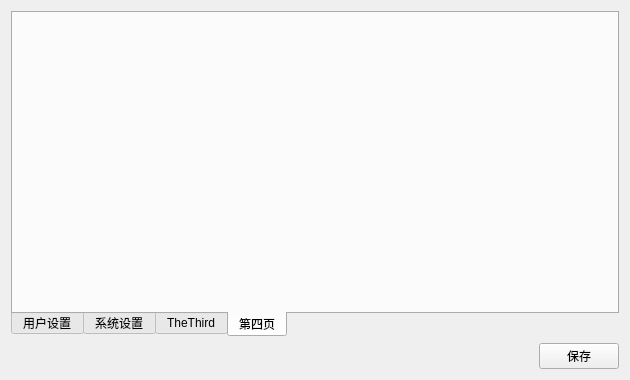
<?xml version="1.0" encoding="UTF-8"?>
<ui version="4.0">
 <class>MyQtTabWidget</class>
 <widget class="QWidget" name="MyQtTabWidget">
  <property name="geometry">
   <rect>
    <x>0</x>
    <y>0</y>
    <width>630</width>
    <height>380</height>
   </rect>
  </property>
  <property name="windowTitle">
   <string>MyQtTabWidget</string>
  </property>
  <layout class="QVBoxLayout" name="verticalLayout">
   <item>
    <widget class="QTabWidget" name="tabWidget">
     <property name="tabPosition">
      <enum>QTabWidget::South</enum>
     </property>
     <property name="currentIndex">
      <number>3</number>
     </property>
     <widget class="QWidget" name="page1">
      <attribute name="title">
       <string>用户设置</string>
      </attribute>
      <widget class="QWidget" name="">
       <property name="geometry">
        <rect>
         <x>20</x>
         <y>30</y>
         <width>195</width>
         <height>22</height>
        </rect>
       </property>
       <layout class="QHBoxLayout" name="horizontalLayout">
        <item>
         <widget class="QLabel" name="label">
          <property name="text">
           <string>姓名</string>
          </property>
         </widget>
        </item>
        <item>
         <widget class="QLineEdit" name="lineEdit"/>
        </item>
       </layout>
      </widget>
     </widget>
     <widget class="QWidget" name="page2">
      <attribute name="title">
       <string>系统设置</string>
      </attribute>
      <widget class="QCheckBox" name="checkBox">
       <property name="geometry">
        <rect>
         <x>40</x>
         <y>60</y>
         <width>71</width>
         <height>16</height>
        </rect>
       </property>
       <property name="text">
        <string>自动登录</string>
       </property>
      </widget>
     </widget>
     <widget class="QWidget" name="page3">
      <attribute name="title">
       <string>TheThird</string>
      </attribute>
     </widget>
     <widget class="QWidget" name="page4">
      <attribute name="title">
       <string>第四页</string>
      </attribute>
     </widget>
    </widget>
   </item>
   <item>
    <layout class="QHBoxLayout" name="horizontalLayout_2">
     <item>
      <spacer name="horizontalSpacer">
       <property name="orientation">
        <enum>Qt::Horizontal</enum>
       </property>
       <property name="sizeHint" stdset="0">
        <size>
         <width>40</width>
         <height>20</height>
        </size>
       </property>
      </spacer>
     </item>
     <item>
      <widget class="QPushButton" name="pushButton">
       <property name="text">
        <string>保存</string>
       </property>
      </widget>
     </item>
    </layout>
   </item>
  </layout>
 </widget>
 <layoutdefault spacing="6" margin="11"/>
 <resources/>
 <connections/>
</ui>
